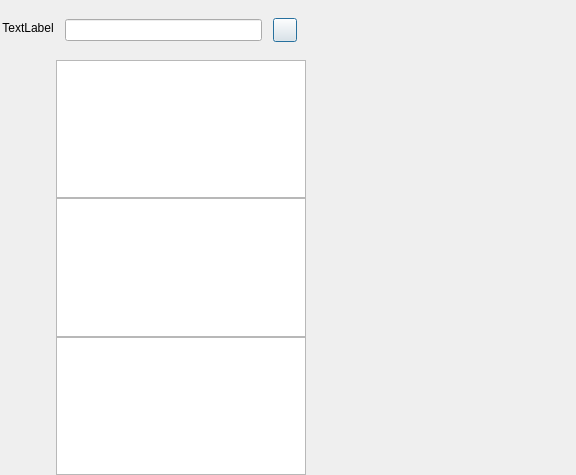
<?xml version="1.0" encoding="UTF-8"?>
<ui version="4.0">
 <class>ChatDialog</class>
 <widget class="QDialog" name="ChatDialog">
  <property name="geometry">
   <rect>
    <x>0</x>
    <y>0</y>
    <width>576</width>
    <height>475</height>
   </rect>
  </property>
  <property name="windowTitle">
   <string>Dialog</string>
  </property>
  <layout class="QHBoxLayout" name="horizontalLayout">
   <property name="spacing">
    <number>0</number>
   </property>
   <property name="leftMargin">
    <number>0</number>
   </property>
   <property name="topMargin">
    <number>0</number>
   </property>
   <property name="rightMargin">
    <number>0</number>
   </property>
   <property name="bottomMargin">
    <number>0</number>
   </property>
   <item>
    <widget class="QWidget" name="side_bar" native="true">
     <property name="sizePolicy">
      <sizepolicy hsizetype="Fixed" vsizetype="Expanding">
       <horstretch>0</horstretch>
       <verstretch>0</verstretch>
      </sizepolicy>
     </property>
     <property name="minimumSize">
      <size>
       <width>56</width>
       <height>0</height>
      </size>
     </property>
     <property name="maximumSize">
      <size>
       <width>56</width>
       <height>16777215</height>
      </size>
     </property>
     <layout class="QVBoxLayout" name="verticalLayout">
      <property name="spacing">
       <number>0</number>
      </property>
      <property name="leftMargin">
       <number>0</number>
      </property>
      <property name="topMargin">
       <number>0</number>
      </property>
      <property name="rightMargin">
       <number>0</number>
      </property>
      <property name="bottomMargin">
       <number>0</number>
      </property>
      <item>
       <widget class="QWidget" name="widget" native="true">
        <property name="minimumSize">
         <size>
          <width>56</width>
          <height>0</height>
         </size>
        </property>
        <property name="maximumSize">
         <size>
          <width>56</width>
          <height>16777215</height>
         </size>
        </property>
        <property name="layoutDirection">
         <enum>Qt::LayoutDirection::LeftToRight</enum>
        </property>
        <layout class="QVBoxLayout" name="verticalLayout_3" stretch="0,0,0">
         <property name="spacing">
          <number>0</number>
         </property>
         <property name="leftMargin">
          <number>0</number>
         </property>
         <property name="topMargin">
          <number>0</number>
         </property>
         <property name="rightMargin">
          <number>0</number>
         </property>
         <property name="bottomMargin">
          <number>0</number>
         </property>
         <item>
          <widget class="QLabel" name="side_head_lb">
           <property name="minimumSize">
            <size>
             <width>56</width>
             <height>56</height>
            </size>
           </property>
           <property name="maximumSize">
            <size>
             <width>56</width>
             <height>56</height>
            </size>
           </property>
           <property name="text">
            <string>TextLabel</string>
           </property>
           <property name="alignment">
            <set>Qt::AlignmentFlag::AlignCenter</set>
           </property>
          </widget>
         </item>
         <item alignment="Qt::AlignmentFlag::AlignHCenter">
          <widget class="StateWidget" name="side_chat_lb" native="true">
           <property name="minimumSize">
            <size>
             <width>30</width>
             <height>30</height>
            </size>
           </property>
           <property name="maximumSize">
            <size>
             <width>30</width>
             <height>30</height>
            </size>
           </property>
           <property name="contextMenuPolicy">
            <enum>Qt::ContextMenuPolicy::CustomContextMenu</enum>
           </property>
           <property name="layoutDirection">
            <enum>Qt::LayoutDirection::LeftToRight</enum>
           </property>
          </widget>
         </item>
         <item alignment="Qt::AlignmentFlag::AlignHCenter">
          <widget class="StateWidget" name="side_contact_lb" native="true">
           <property name="minimumSize">
            <size>
             <width>30</width>
             <height>30</height>
            </size>
           </property>
           <property name="maximumSize">
            <size>
             <width>30</width>
             <height>30</height>
            </size>
           </property>
          </widget>
         </item>
        </layout>
       </widget>
      </item>
      <item>
       <spacer name="verticalSpacer">
        <property name="orientation">
         <enum>Qt::Orientation::Vertical</enum>
        </property>
        <property name="sizeHint" stdset="0">
         <size>
          <width>20</width>
          <height>40</height>
         </size>
        </property>
       </spacer>
      </item>
     </layout>
    </widget>
   </item>
   <item>
    <widget class="QWidget" name="chat_user_wid" native="true">
     <property name="maximumSize">
      <size>
       <width>250</width>
       <height>16777215</height>
      </size>
     </property>
     <layout class="QVBoxLayout" name="verticalLayout_2">
      <property name="spacing">
       <number>0</number>
      </property>
      <property name="leftMargin">
       <number>0</number>
      </property>
      <property name="topMargin">
       <number>0</number>
      </property>
      <property name="rightMargin">
       <number>0</number>
      </property>
      <property name="bottomMargin">
       <number>0</number>
      </property>
      <item>
       <widget class="QWidget" name="search_wid" native="true">
        <property name="minimumSize">
         <size>
          <width>0</width>
          <height>60</height>
         </size>
        </property>
        <property name="maximumSize">
         <size>
          <width>16777215</width>
          <height>60</height>
         </size>
        </property>
        <layout class="QHBoxLayout" name="horizontalLayout_2">
         <property name="leftMargin">
          <number>9</number>
         </property>
         <property name="topMargin">
          <number>9</number>
         </property>
         <property name="rightMargin">
          <number>9</number>
         </property>
         <property name="bottomMargin">
          <number>9</number>
         </property>
         <item>
          <widget class="CustomizeEdit" name="search_edit"/>
         </item>
         <item>
          <spacer name="horizontalSpacer">
           <property name="orientation">
            <enum>Qt::Orientation::Horizontal</enum>
           </property>
           <property name="sizeType">
            <enum>QSizePolicy::Policy::Fixed</enum>
           </property>
           <property name="sizeHint" stdset="0">
            <size>
             <width>5</width>
             <height>20</height>
            </size>
           </property>
          </spacer>
         </item>
         <item>
          <widget class="ClickedBtn" name="add_btn">
           <property name="minimumSize">
            <size>
             <width>24</width>
             <height>24</height>
            </size>
           </property>
           <property name="maximumSize">
            <size>
             <width>24</width>
             <height>24</height>
            </size>
           </property>
           <property name="text">
            <string/>
           </property>
          </widget>
         </item>
        </layout>
       </widget>
      </item>
      <item>
       <widget class="ChatUserList" name="chat_user_list"/>
      </item>
      <item>
       <widget class="SearchList" name="search_list"/>
      </item>
      <item>
       <widget class="ContactUserList" name="con_user_list"/>
      </item>
     </layout>
    </widget>
   </item>
   <item>
    <widget class="QStackedWidget" name="stackedWidget">
     <property name="currentIndex">
      <number>1</number>
     </property>
     <widget class="ChatPage" name="chat_page"/>
     <widget class="FriendInfoPage" name="friend_info_page"/>
     <widget class="ApplyFriendPage" name="friend_apply_page"/>
    </widget>
   </item>
  </layout>
 </widget>
 <customwidgets>
  <customwidget>
   <class>ClickedBtn</class>
   <extends>QPushButton</extends>
   <header>clickedbtn.h</header>
  </customwidget>
  <customwidget>
   <class>CustomizeEdit</class>
   <extends>QLineEdit</extends>
   <header location="global">customizeedit.h</header>
  </customwidget>
  <customwidget>
   <class>ChatUserList</class>
   <extends>QListWidget</extends>
   <header location="global">chatuserlist.h</header>
  </customwidget>
  <customwidget>
   <class>ChatPage</class>
   <extends>QWidget</extends>
   <header location="global">chatpage.h</header>
   <container>1</container>
  </customwidget>
  <customwidget>
   <class>StateWidget</class>
   <extends>QWidget</extends>
   <header location="global">statewidget.h</header>
   <container>1</container>
  </customwidget>
  <customwidget>
   <class>SearchList</class>
   <extends>QListWidget</extends>
   <header location="global">searchlist.h</header>
  </customwidget>
  <customwidget>
   <class>ContactUserList</class>
   <extends>QListWidget</extends>
   <header location="global">contactuserlist.h</header>
  </customwidget>
  <customwidget>
   <class>ApplyFriendPage</class>
   <extends>QWidget</extends>
   <header location="global">applyfriendpage.h</header>
   <container>1</container>
  </customwidget>
  <customwidget>
   <class>FriendInfoPage</class>
   <extends>QWidget</extends>
   <header location="global">friendinfopage.h</header>
   <container>1</container>
  </customwidget>
 </customwidgets>
 <resources/>
 <connections/>
</ui>
